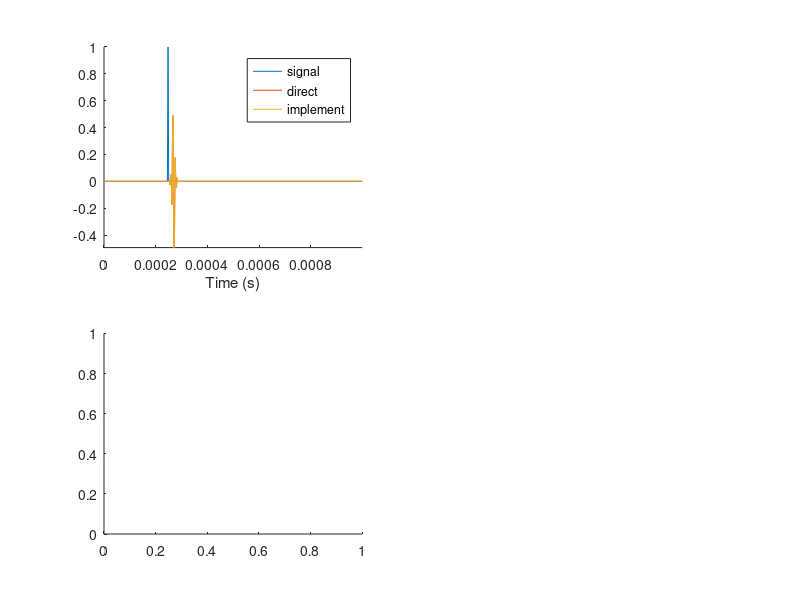

Write MATLAB code to recreate this figure. (Note: this script raises an error after producing the figure.)
% Sampling frequency
fs = 400 * 1000;
% Simulation time
tsim = 1 / 1000;
% Simulation steps
step = 100;
% Filter stopband frequency
f0 = 140 * 1000;
w0 = 2*pi*f0/fs;
% Filter order
M = 18;

% Filter coefficients
n = (1:M) - (M+1)/2;
d = (n .* w0 .* cos(n*w0) - sin(n*w0)) ./ (pi * n.^2);
%d((M+1)/2) = 0;
% Windowing (Blackman-Harris 3-term)
w = 0.42 + 0.5 * cos(2 * pi * 1 * n / (M + 1)) + 0.08 * cos(2 * pi * 2 * n / (M + 1));
dw = d .* w;

% Impulse signal
t = 0:1/fs:tsim-1/fs;
s = zeros(size(t));
s(round(length(s)/4)) = 1;
%s = cos(2*pi * fs / 100 *t);
% Direct filtering
vd = cconv(s, dw, length(s));

% Implementation
taps = M / 2;
hm = dw(1:taps)' * s;
v = zeros(1, length(s) + 1);
for i1 = taps * 2 + 1 : length(s) + 1
    for i2 = 1:taps
        v(i1) = v(i1) + hm(i2, i1 - i2);
        v(i1) = v(i1) - hm(taps - i2 + 1, i1 - taps - i2);
    end
end
v = v(2:end);

% Plotting
figure(1);
clf;

subplot(2, 2, 1);
axis tight;
hold on;
plot(t, s);
plot(t, vd);
plot(t, v);
legend('signal', 'direct', 'implement');
xlabel('Time (s)');

subplot(2, 2, 3);
axis tight;
hold on;
P = fftout(s);
L = length(s);
f = fs * (0:(L/2))/L;
plot(f, P);
plot(f, fftout(vd));
plot(f, fftout(v));
legend('signal', 'direct', 'implement');
xlabel('Frequency (Hz)');

subplot(2, 2, 2);
axis tight;
hold on;
plot(n, d);
plot(n, w);
plot(n, dw);
stem(n, dw);
legend('d', 'w', 'dw');
xlabel('Coefficients');

subplot(2, 2, 4);
axis tight;
hold on;
Pdw = fftout([dw zeros(1, length(dw)*3)]) * 4;
L = length(Pdw);
f = pi * (0:L-1)/(L-1);
plot(f, Pdw);
Pdw = fftout(dw);
L = length(Pdw);
f = pi * (0:L-1)/(L-1);
stem(f, Pdw);
legend('Pdw');
xlabel('Frequency (\omega)');
